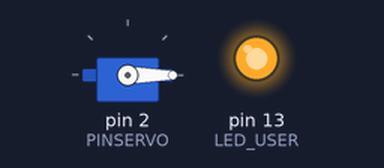
Simulated run of this sketch. Board: Arduino Uno, built with avr-gcc and run on an emulated ATmega328P. Parts: servo, output pins drawn as LEDs (lit = HIGH).

Above: at 0.05 s.
At 3.95 s:
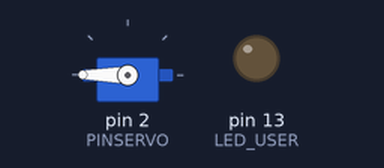
Timing chart, 0 to 5.2 s (numbered marks = the images above):
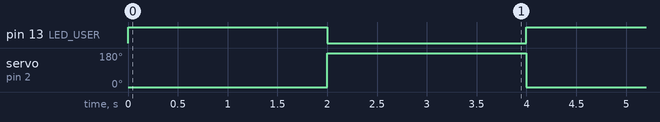

Measured:
- by itself, pin 13 (LED_USER): alternates HIGH for 2.0 s and LOW for 2.0 s
- by itself, servo on pin 2 (PINSERVO): alternates 180° for 2.0 s and 0° for 2.0 s

The sketch:

PruebaServos.ino
```cpp
#include <Servo.h>
#define time 2000
Servo servo1;

int PINSERVO = 2;
int PULSOMIN = 1000;
int PULSOMAX = 2000;

#define LED_USER 13

void setup() {
  // put your setup code here, to run once:
  servo1.attach(PINSERVO, PULSOMIN, PULSOMAX);
pinMode(LED_USER, OUTPUT);
}
void loop() {
  // put your main code here, to run repeatedly:
digitalWrite(LED_USER, HIGH);

  servo1.write(0);
  delay(time);
  digitalWrite(LED_USER, LOW);
  servo1.write(180);
  delay(time);
}
```
